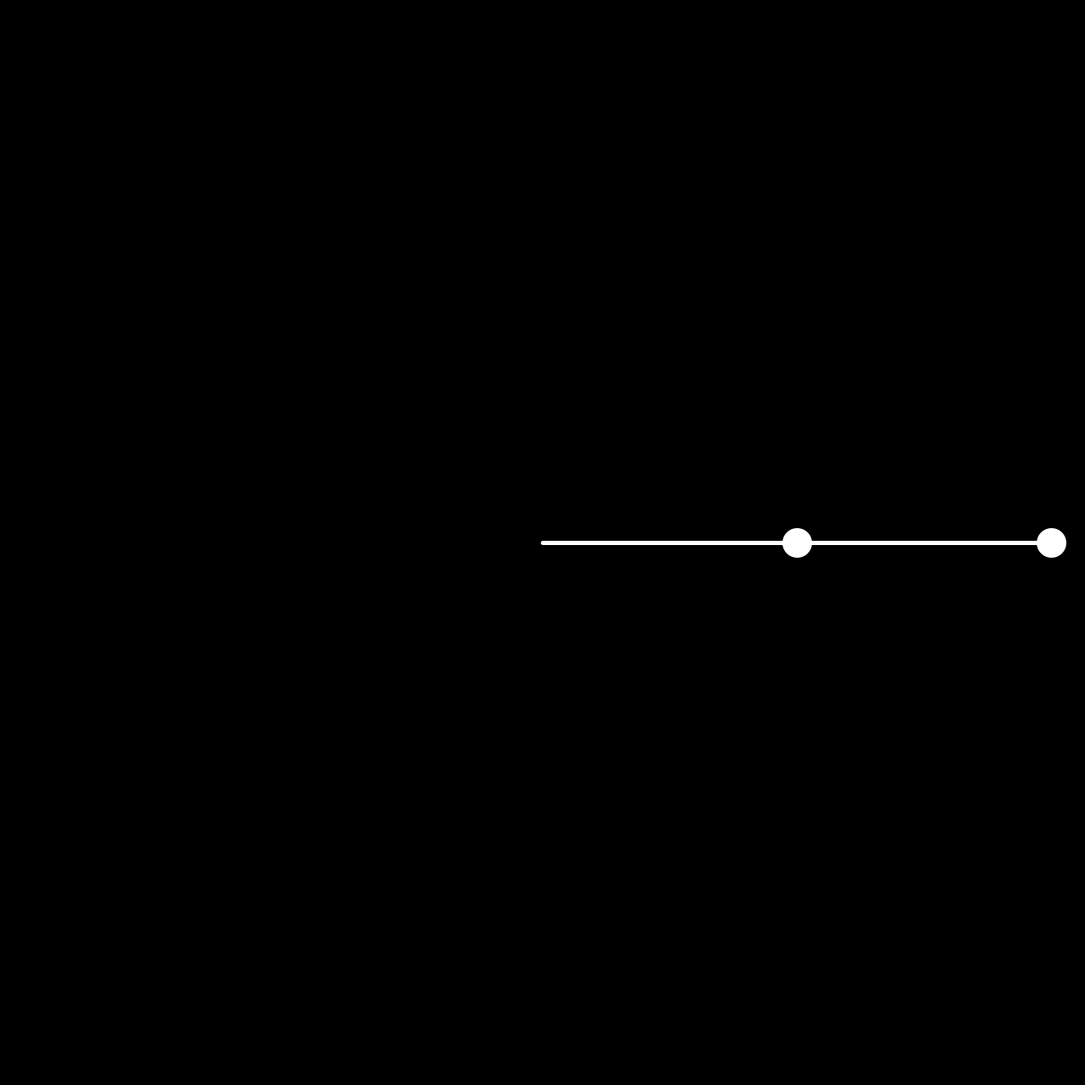
Frame 1 (no input)
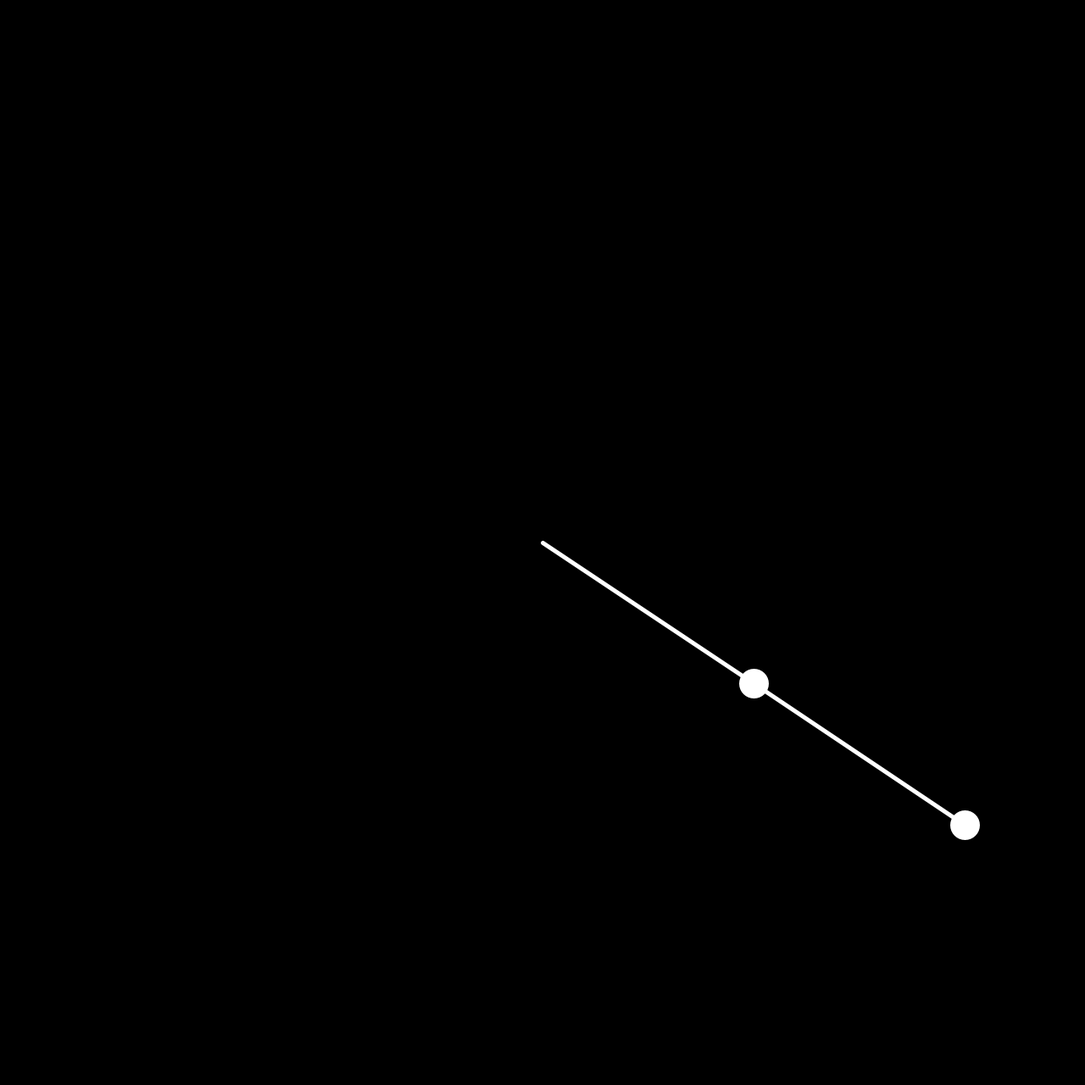
Frame 60 (the mouse pressed at the canvas centre just before this capture)
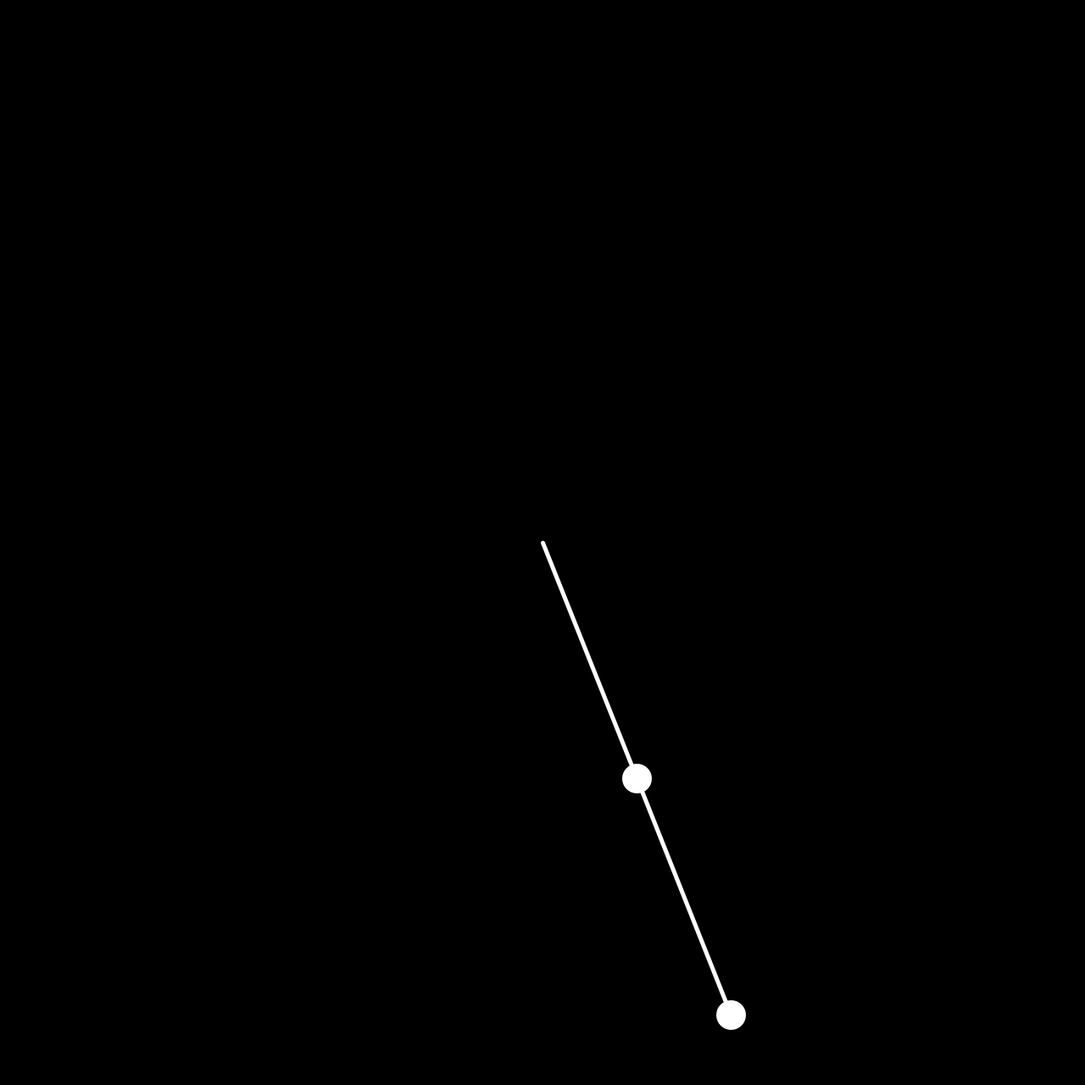
Frame 120 (the mouse held since frame 60 and released just before this capture)

The Processing sketch that drew these frames (run headless with seeded random() and noise(); from frame 60 on, the mouse is pressed at the canvas centre):

// Processing sketch: test2
// ── test2.pde
float l1, l2, theta1, theta2;

void setup() {
  size(1280, 1280);
  l1 = 300;
  l2 = 300;
  theta1 = PI/2;
  theta2 = PI/2;
  stroke(255);
  strokeWeight(5);
}

void draw() {
  background(0);
  
  pushMatrix();
  translate(width/2, height/2);
  float x1 = l1*sin(theta1);
  float y1 = -l1*cos(theta1);
  float x2 = l1*sin(theta1) + l2*sin(theta2);
  float y2 = -l1*cos(theta1)-l2*cos(theta2);

  line(0, 0, x1, y1);
  ellipse(x1, y1, 30, 30);
  line(x1, y1, x2, y2);
  ellipse(x2, y2, 30, 30);
  
  popMatrix();
  
  theta1 += 0.01;
  theta2 += 0.01;
}
